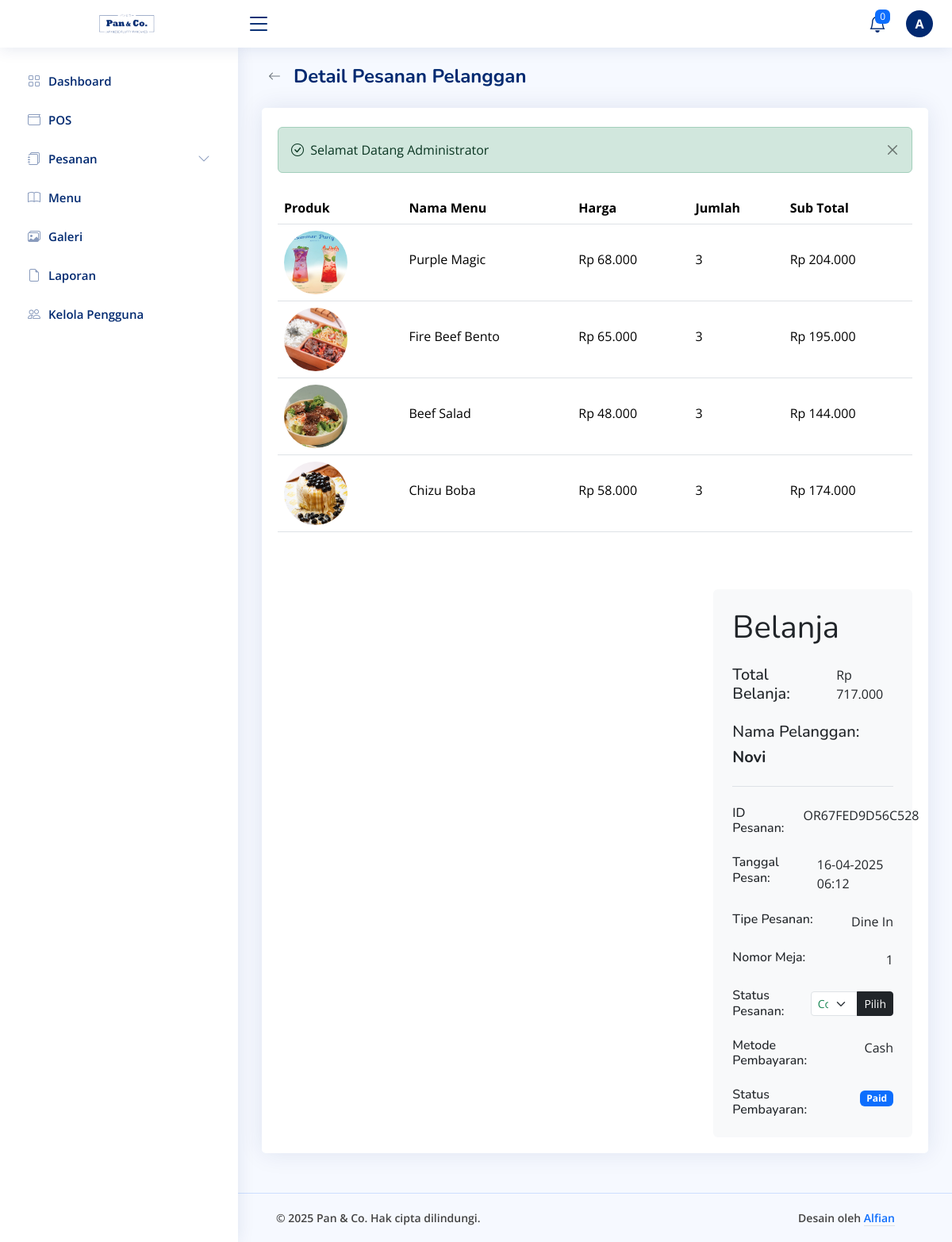
The app's page /dashboard/order-user/detail.php?order-id=OR67FED9D56C528 (signed in) with its own data.
### tables this page shows
CREATE TABLE `keranjang` (
  `id_keranjang` int NOT NULL,
  `id_user` char(13) DEFAULT NULL,
  `id_pesanan` char(15) DEFAULT NULL,
  `id_menu` int DEFAULT NULL,
  `jumlah` int DEFAULT NULL,
  `status` enum('Belum Dipesan','Sudah Dipesan') NOT NULL
);

CREATE TABLE `menu` (
  `id_menu` int NOT NULL,
  `tanggal_buat` datetime DEFAULT NULL,
  `nama_menu` varchar(255) DEFAULT NULL,
  `kategori` enum('Dessert','Hot Kitchen','Drink') NOT NULL,
  `harga` bigint DEFAULT NULL,
  `deskripsi` text,
  `status` enum('Tersedia','Tidak Tersedia') NOT NULL,
  `gambar` varchar(255) DEFAULT NULL
);

CREATE TABLE `pembayaran` (
  `id_pembayaran` char(15) NOT NULL,
  `id_pesanan` char(15) DEFAULT NULL,
  `id_user` char(13) DEFAULT NULL,
  `tanggal` datetime DEFAULT NULL,
  `metode_pembayaran` enum('','Cash','Debit Card','QRIS') NOT NULL,
  `jumlah_pembayaran` bigint DEFAULT NULL,
  `status` enum('Unpaid','Paid','Rejected') NOT NULL
);

CREATE TABLE `pesanan` (
  `id_pesanan` char(15) NOT NULL,
  `id_user` char(13) DEFAULT NULL,
  `tanggal` datetime DEFAULT NULL,
  `tipe_pesanan` enum('Dine In','Takeaway') NOT NULL,
  `nomor_meja` char(7) DEFAULT NULL,
  `total_pembayaran` bigint DEFAULT NULL,
  `status` enum('Pending','Confirmed','In Progress','Completed','Cancelled') NOT NULL
);

CREATE TABLE `users` (
  `id_user` char(13) NOT NULL,
  `nama_lengkap` varchar(100) NOT NULL,
  `email` varchar(100) NOT NULL,
  `password` varchar(100) NOT NULL,
  `level` enum('Admin','Cashier','User') NOT NULL
);

### config/config.php (called while the page is built, shortened)
<?php
$base_url = 'http://localhost/restaurant-order-system';
function base_url($path = '')
{
    global $base_url;
    return rtrim($base_url, '/') . '/' . ltrim($path, '/');
}
function get_image_url($url_gambar)
{
    $path_gambar = $_SERVER['DOCUMENT_ROOT'] . parse_url($url_gambar, PHP_URL_PATH);
    return $url_gambar;
}

### dashboard/order-user/detail.php (the view, shortened to what this page needs)
<?php
include('../../config/config.php');
$id_pesanan = $_GET['order-id'];
$sql_pesanan = "SELECT pesanan.*,
                        pembayaran.id_pembayaran AS id_pembayaran,
                        pembayaran.status AS status_pembayaran,
                        pembayaran.metode_pembayaran AS metode_pembayaran,
                        users.nama_lengkap AS nama_lengkap
                FROM pesanan
                INNER JOIN pembayaran ON pesanan.id_pesanan = pembayaran.id_pesanan
                INNER JOIN users ON pesanan.id_user = users.id_user
                WHERE users.level = 'User' AND pesanan.id_pesanan = '$id_pesanan'";
$query_pesanan = mysqli_query($koneksi, $sql_pesanan);
if (!mysqli_num_rows($query_pesanan) > 0) {
    $_SESSION['error'] = "Data tidak ditemukan";
    echo "<script>window.location.href = '" . base_url('dashboard/order-user/show.php') . "';</script>";
    exit();
} else {
    $data_pesanan = mysqli_fetch_array($query_pesanan);
}
$title = 'Detail Pesanan Pelanggan';
?>
<div class="pagetitle">
    <div class="d-flex justify-content-start align-items-center gap-2 mb-4">
        <a href="<?= base_url('dashboard/order-user/show.php'); ?>" class="btn btn-outline-secondary rounded-circle border-0 btn-back"><i class="bi bi-arrow-left"></i></a>
        <h1 class="mb-0 fw-bold"><?= $title ?></h1>
    </div>
</div>
<section class="section">
    <div class="row">
        <div class="col-lg-12">
            <div class="card">
                <div class="card-body pt-4">
                    <?php include('../components/alerts.php') ?>
                    <table class="table table-hover" style="white-space: nowrap !important;">
                        <thead>
                            <tr>
                                <th scope="col">Produk</th>
                                <th scope="col">Nama Menu</th>
                                <th scope="col">Harga</th>
                                <th scope="col">Jumlah</th>
                                <th scope="col">Sub Total</th>
                            </tr>
                        </thead>
                        <tbody>
                            <?php
                            $sql_keranjang = "SELECT * FROM keranjang INNER JOIN menu
                                              ON keranjang.id_menu=menu.id_menu
                                              WHERE keranjang.id_pesanan='{$data_pesanan['id_pesanan']}'
                                              ORDER BY keranjang.id_keranjang ASC";
                            $query_keranjang = mysqli_query($koneksi, $sql_keranjang);
                            while ($data_keranjang = mysqli_fetch_array($query_keranjang)):
                            ?>
                                <tr>
                                    <th scope="row">
                                        <div class="d-flex align-items-center">
                                            <img src="<?= get_image_url(base_url('assets/uploads/menu/' . $data_keranjang['gambar'])); ?>" class="rounded-circle" style="width: 80px; height: 80px;" alt="<?= $data_keranjang['nama_menu']; ?>">
                                        </div>
                                    </th>
                                    <td>
                                        <p class="mb-0 mt-4"><?= $data_keranjang['nama_menu']; ?></p>
                                    </td>
                                    <td>
                                        <p class="mb-0 mt-4"><?= 'Rp ' . number_format($data_keranjang['harga'], 0, ',', '.'); ?></p>
                                    </td>
                                    <td>
                                        <p class="mb-0 mt-4"><?= $data_keranjang['jumlah']; ?></p>
                                    </td>
                                    <td>
                                        <p class="mb-0 mt-4">
                                            <?php
                                            $subtotal = $data_keranjang['harga'] * $data_keranjang['jumlah'];
                                            echo 'Rp ' . number_format($subtotal, 0, ',', '.');
                                            ?>
                                        </p>
                                    </td>
                                </tr>
                            <?php endwhile ?>
                        </tbody>
                    </table>
                    <div class="row g-4 justify-content-end mt-5">
                        <div class="col-lg-4">
                            <div class="bg-light rounded">
                                <div class="p-4">
                                    <h1 class="display-6 mb-4"><span class="fw-normal">Belanja</span></h1>
                                    <div class="d-flex justify-content-between mb-4">
                                        <h5 class="mb-0 me-4">Total Belanja:</h5>
                                        <p class="mb-0">
                                            <?= 'Rp ' . number_format($data_pesanan['total_pembayaran'], 0, ',', '.'); ?>
                                        </p>
                                    </div>
                                    <div class="d-flex flex-column gap-2 border-bottom pb-4 mb-4">
                                        <h5 class="mb-0">Nama Pelanggan:</h5>
                                        <h5 class="mb-0 fw-bold">
                                            <?= $data_pesanan['nama_lengkap']; ?>
                                        </h5>
                                    </div>
                                    <div class="d-flex justify-content-between mb-4">
                                        <h6 class="mb-0 me-4">ID Pesanan:</h6>
                                        <p class="mb-0"><?= $data_pesanan['id_pesanan']; ?></p>
                                    </div>
                                    <div class="d-flex justify-content-between mb-4">
                                        <h6 class="mb-0 me-4">Tanggal Pesan:</h6>
                                        <p class="mb-0"><?= date('d-m-Y H:i', strtotime($data_pesanan['tanggal'])); ?></p>
                                    </div>
                                    <div class="d-flex justify-content-between mb-4">
                                        <h6 class="mb-0 me-4">Tipe Pesanan:</h6>
                                        <p class="mb-0"><?= $data_pesanan['tipe_pesanan']; ?></p>
                                    </div>
                                    <?php if ($data_pesanan['tipe_pesanan'] !== 'Takeaway'): ?>
                                        <div class="d-flex justify-content-between mb-4">
                                            <h6 class="mb-0 me-4">Nomor Meja:</h6>
                                            <p class="mb-0"><?= $data_pesanan['nomor_meja']; ?></p>
                                        </div>
                                    <?php endif ?>
                                    <div class="d-flex justify-content-between align-items-center mb-4">
                                        <h6 class="mb-0 me-4">Status Pesanan:</h6>
                                        <div class="mb-0 d-flex justify-content-end">
                                            <?php
                                            if ($data_pesanan['status'] == 'Pending') {
                                                $select_style = 'text-warning';
                                            } elseif ($data_pesanan['status'] == 'Confirmed') {
                                                $select_style = 'text-primary';
                                            } elseif ($data_pesanan['status'] == 'In Progress') {
                                                $select_style = 'text-info';
                                            } elseif ($data_pesanan['status'] == 'Completed') {
                                                $select_style = 'text-success';
                                            } elseif ($data_pesanan['status'] == 'Cancelled') {
                                                $select_style = 'text-danger';
                                            }
                                            ?>
                                            <form method="post" action="<?= base_url('dashboard/order-user/action.php?update-order-status=' . $data_pesanan['id_pesanan'] . '&current-status=' . urldecode('In Detail Page')); ?>">
                                                <div class="input-group">
                                                    <select class="form-select form-select-sm <?= $select_style; ?>" id="status" name="status" required>
                                                        <option value="Completed" <?= ($data_pesanan['status'] === 'Completed') ? 'selected' : ''; ?> class="text-success">Completed</option>
                                                    </select>
                                                    <button class="btn btn-sm btn-dark" type="submit">Pilih</button>
                                                </div>
                                            </form>
                                        </div>
                                    </div>
                                    <?php if (!empty($data_pesanan['metode_pembayaran'])): ?>
                                        <div class="d-flex justify-content-between mb-4">
                                            <h6 class="mb-0 me-4">Metode Pembayaran:</h6>
                                            <p class="mb-0"><?= $data_pesanan['metode_pembayaran']; ?></p>
                                        </div>
                                    <?php endif ?>
                                    <div class="d-flex justify-content-between">
                                        <h6 class="mb-0 me-4">Status Pembayaran:</h6>
                                        <p class="mb-0">
                                            <?php if ($data_pesanan['status_pembayaran'] == 'Unpaid'): ?>
                                                <span class="badge bg-danger">Unpaid</span>
                                            <?php elseif ($data_pesanan['status_pembayaran'] == 'Paid'): ?>
                                                <span class="badge bg-primary">Paid</span>
                                            <?php elseif ($data_pesanan['status_pembayaran'] == 'Rejected'): ?>
                                                <span class="badge bg-danger">Rejected</span>
                                            <?php endif; ?>
                                        </p>
                                    </div>
                                </div>
                            </div>
                        </div>
                    </div>
                </div>
            </div>
        </div>
    </div>
</section>
<?php
include('../layout.php');
?>

### assets/dashboard/css/style.css (style rules this page uses)
:root { scroll-behavior: smooth; }
body { font-family: "Open Sans", sans-serif; background: #f6f9ff; color: #444444; }
a { color: #4154f1; text-decoration: none; }
h1, h2, h3, h4, h5, h6 { font-family: "Nunito", sans-serif; }
.pagetitle { margin-bottom: 10px; }
.pagetitle h1 { font-size: 24px; margin-bottom: 0; font-weight: 600; color: #012970; }
.card { margin-bottom: 30px; border: none; border-radius: 5px; box-shadow: 0px 0 30px rgba(1, 41, 112, 0.1); }
.card-body { padding: 0 20px 20px 20px; }
html, body { height: 100%; margin: 0; display: flex; flex-direction: column; }
.btn-back { display: flex; justify-content: center; align-items: center; width: 32px !important; height: 32px !important; }

### records on screen
keranjang: id_menu.gambar (picture), id_menu.nama_menu "Purple Magic", id_menu.harga "68.000", jumlah "3", subtotal "204.000"
keranjang: id_menu.gambar (picture), id_menu.nama_menu "Fire Beef Bento", id_menu.harga "65.000", jumlah "3", subtotal "195.000"
keranjang: id_menu.gambar (picture), id_menu.nama_menu "Beef Salad", id_menu.harga "48.000", jumlah "3", subtotal "144.000"
keranjang: id_menu.gambar (picture), id_menu.nama_menu "Chizu Boba", id_menu.harga "58.000", jumlah "3", subtotal "174.000"
pembayaran: id_pesanan.total_pembayaran "717.000", id_user.nama_lengkap "Novi", id_pesanan.id_pesanan "OR67FED9D56C528", id_pesanan.tanggal "16-04-2025 06:12", id_pesanan.tipe_pesanan "Dine In", id_pesanan.nomor_meja "1", metode_pembayaran "Cash"
pesanan: status "Completed"

### other values on screen
substr($_SESSION['nama_lengkap'], 0, 1) "A"
$title "Detail Pesanan Pelanggan"
$_SESSION['success'] "Selamat Datang Administrator"
